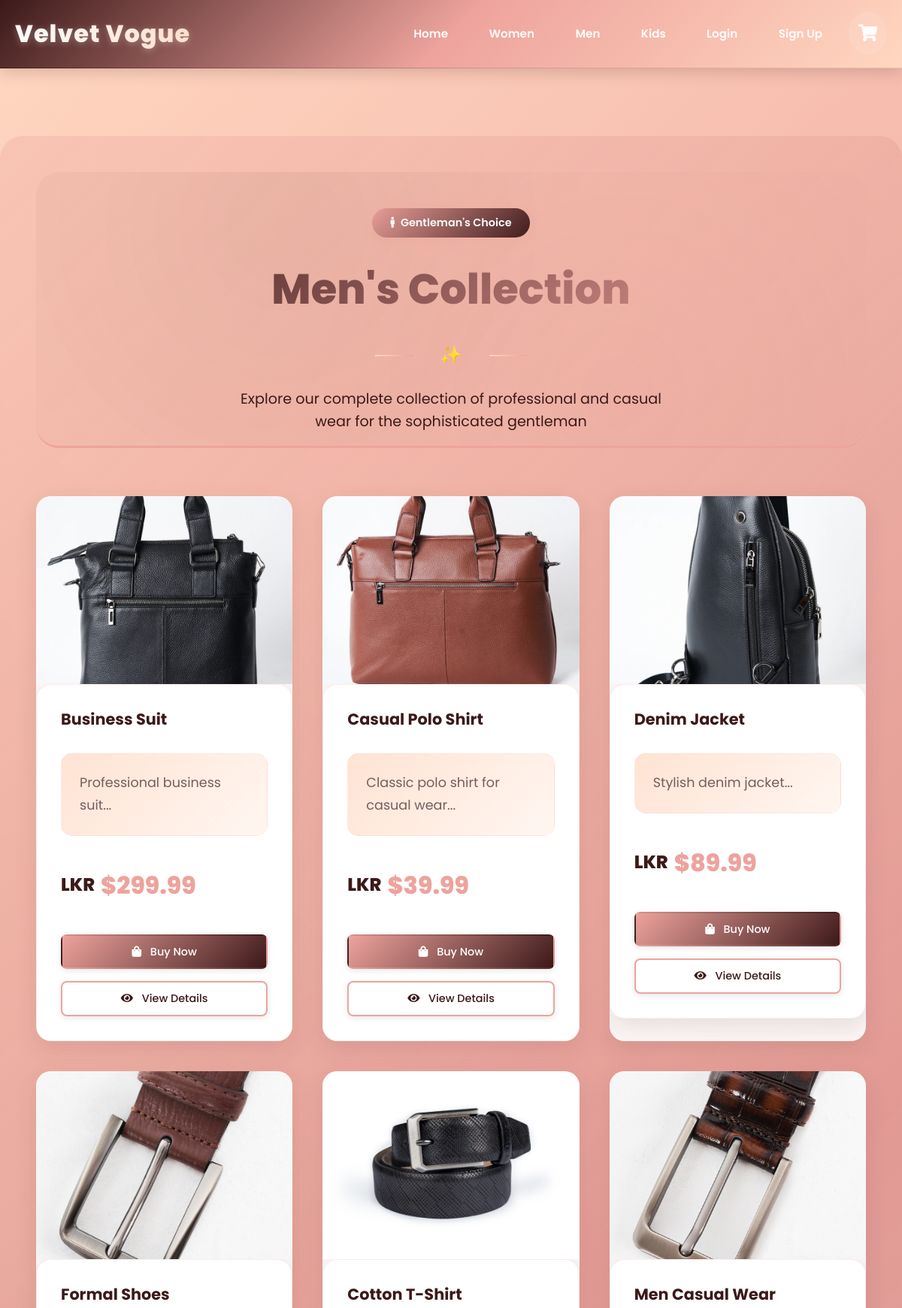
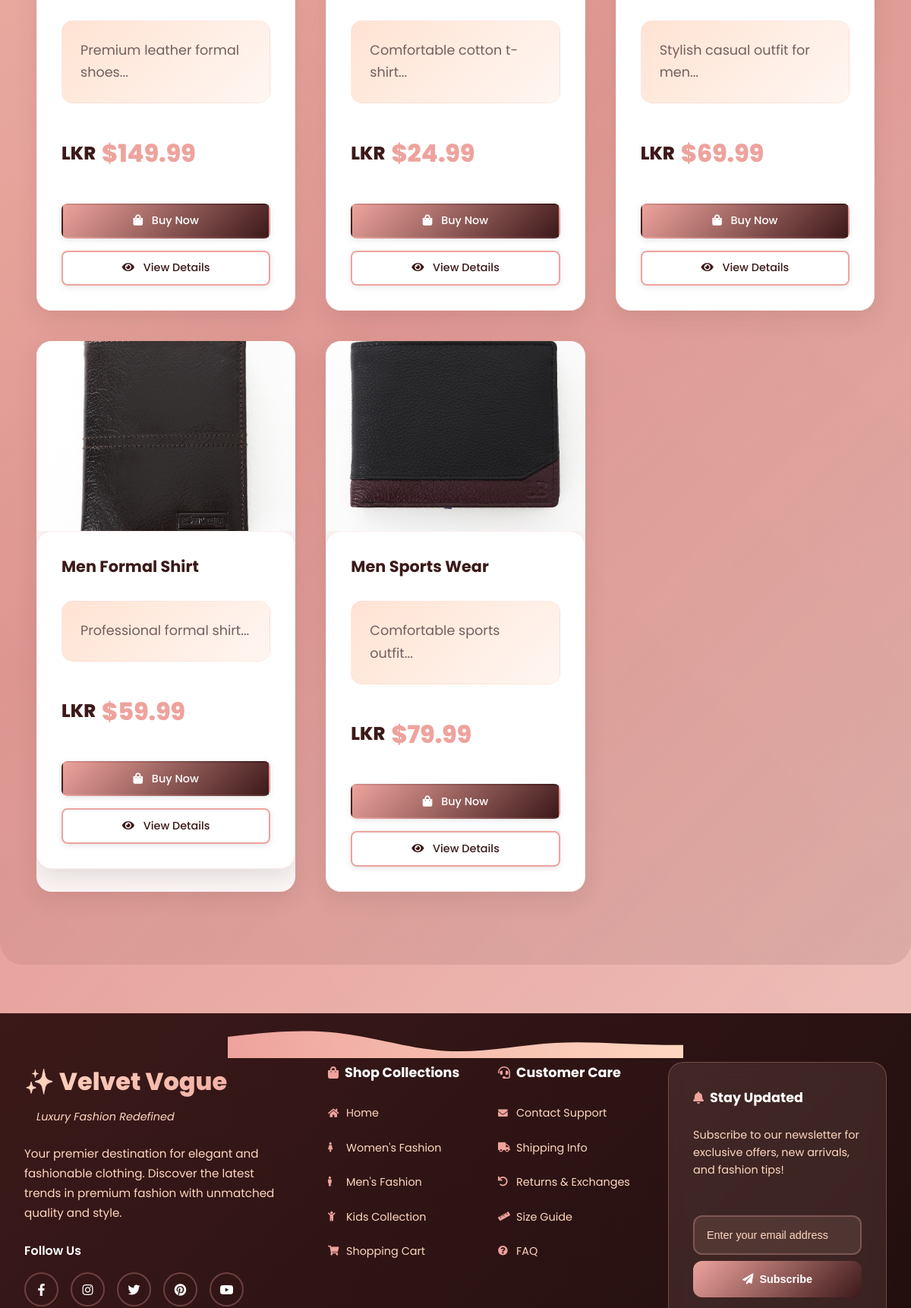
Page /men.php (upper part) on the committed database (2 pictures, top to bottom).
### tables this page shows
CREATE TABLE `products` (
  `product_id` int(11) NOT NULL,
  `category_id` int(11) DEFAULT NULL,
  `name` varchar(255) NOT NULL,
  `description` text DEFAULT NULL,
  `price` decimal(10,2) NOT NULL,
  `image` varchar(255) DEFAULT NULL,
  `stock` int(11) DEFAULT 0,
  `created_at` timestamp NOT NULL DEFAULT current_timestamp()
);

### men.php (the view, shortened to what this page needs)
<!DOCTYPE html>
<html lang="en">
<head>
    <link rel="stylesheet" href="https://use.fontawesome.com/releases/v5.15.4/css/all.css">
    <link rel="stylesheet" href="sytle/style.css">
</head>
<body>
    <?php include('footer and header/header.php'); ?>
    <section class="section men-section">
        <div class="section-header">
            <div class="section-badge">
                <i class="fas fa-male"></i>
                <span>Gentleman's Choice</span>
            </div>
            <h2 class="section-title">Men's Collection</h2>
            <div class="section-divider">
                <span class="divider-decoration">✨</span>
            </div>
            <p class="section-description">Explore our complete collection of professional and casual wear for the sophisticated gentleman</p>
        </div>
        <div class="product-grid">
            <?php
            include('server/connection.php');
            $stmt = $conn->prepare("SELECT product_id, name, description, price, image, stock FROM products WHERE category_id = 2");
            $stmt->execute();
            $products = $stmt->get_result();
            while($row = $products->fetch_assoc()) {
            ?>
                <div class="product-card">
                    <div class="product-image-container">
                        <img class="product-image" src="img/<?php echo $row['image']; ?>" alt="<?php echo $row['name']; ?>">
                    </div>
                    <div class="product-details">
                        <h3 class="product-name"><?php echo $row['name']; ?></h3>
                        <p class="product-description"><?php echo htmlspecialchars(substr($row['description'], 0, 80)); ?>...</p>
                        <p class="product-price">$<?php echo number_format($row['price'], 2); ?></p>
                        <div class="product-actions">
                            <a href="<?php echo "single_product.php?product_id=". $row['product_id']; ?>" class="btn-primary">
                                <i class="fas fa-shopping-bag"></i>
                                Buy Now
                            </a>
                            <a href="<?php echo "single_product.php?product_id=". $row['product_id']; ?>" class="btn-secondary">
                                <i class="fas fa-eye"></i>
                                View Details
                            </a>
                        </div>
                    </div>
                </div>
            <?php } ?>
        </div>
    </section>
    <?php include('footer and header/footer.php'); ?>
</body>
</html>

### rows in the picture
products: image (picture), name "Business Suit", description "Professional business suit", price "299.99"
products: image (picture), name "Casual Polo Shirt", description "Classic polo shirt for casual wear", price "39.99"
products: image (picture), name "Denim Jacket", description "Stylish denim jacket", price "89.99"
products: image (picture), name "Formal Shoes", description "Premium leather formal shoes", price "149.99"
products: image (picture), name "Cotton T-Shirt", description "Comfortable cotton t-shirt", price "24.99"
products: image (picture), name "Men Casual Wear", description "Stylish casual outfit for men", price "69.99"
products: image (picture), name "Men Formal Shirt", description "Professional formal shirt", price "59.99"
products: image (picture), name "Men Sports Wear", description "Comfortable sports outfit", price "79.99"
